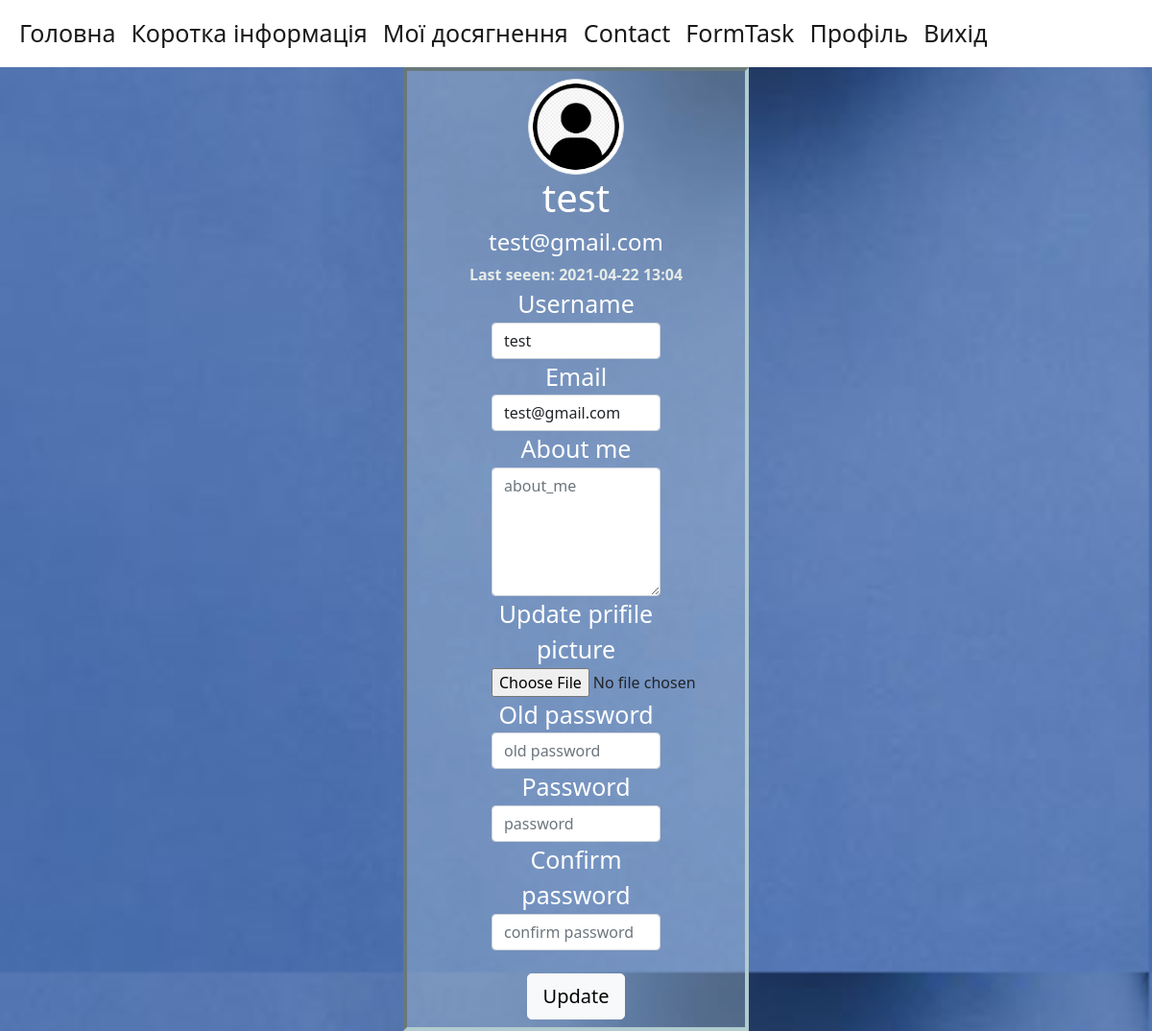
The page /auth/account (signed in) on the database as committed earlier.
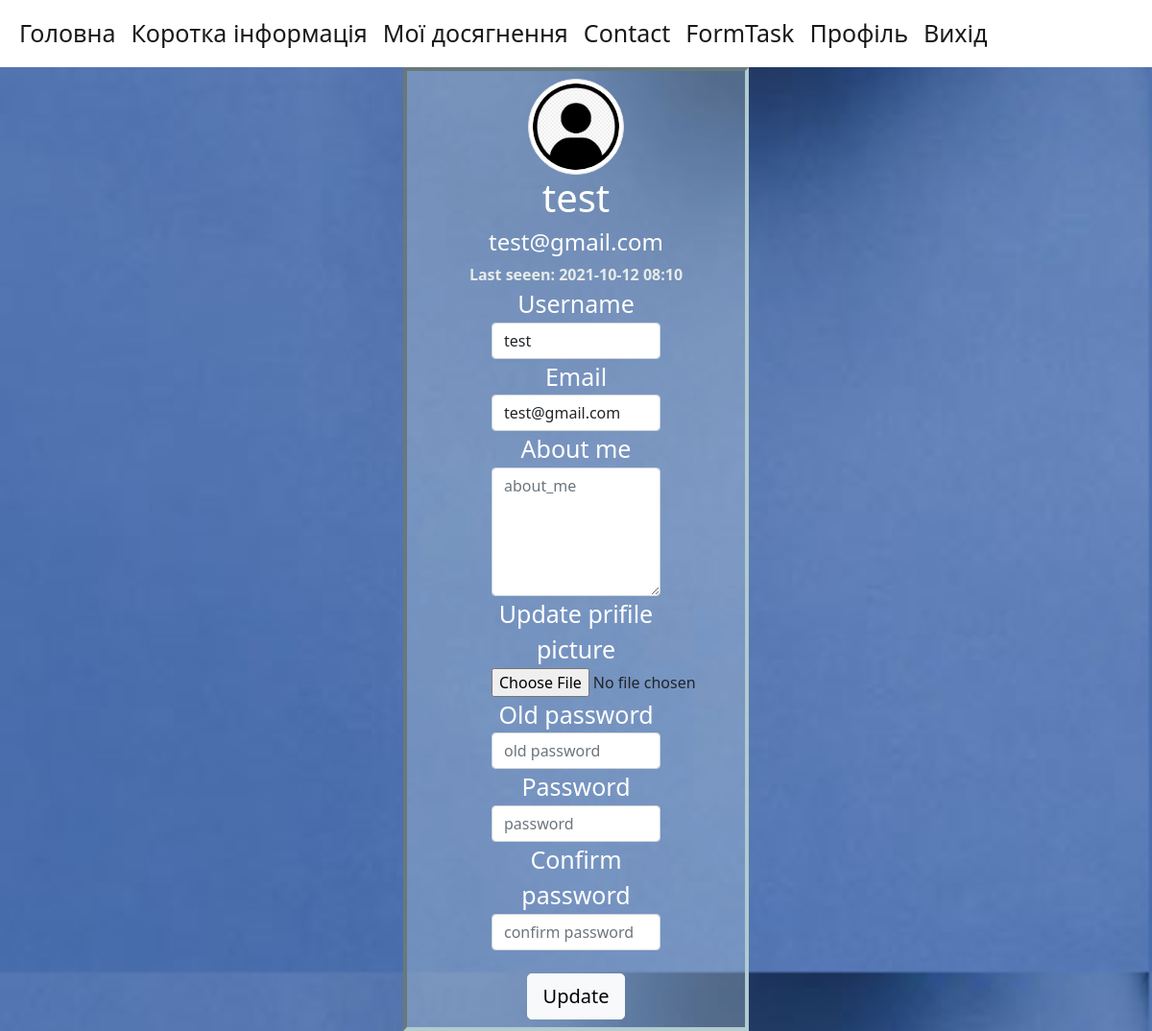
The same page on the database as committed later.
### app/profile/models.py (models this page shows, shortened)
class User(db.Model, UserMixin):
    id = db.Column(db.Integer, primary_key=True)
    username = db.Column(db.String(30), unique=True, nullable=False)
    email = db.Column(db.String(120), unique=True, nullable=False)
    about_me = db.Column(db.String(400),  nullable=True)
    last_seen = db.Column(db.DateTime, default=datetime.now())
    password = db.Column(db.String(60), nullable=False)
    image_file = db.Column(db.String(20), nullable=False, server_default='default.jpg')
    admin = db.Column(db.Boolean, default=False)

### app/profile/view.py (the view)
@user_bp.route("/account", methods=['GET', 'POST'])
@login_required
def account():
    form = UpdateAccountForm()
    user_img = url_for('static', filename = 'profile_pics/'+current_user.image_file)
    if form.validate_on_submit():
        if form.picture.data:
            picture_file = save_picture(form.picture.data)
            current_user.image_file = picture_file
        current_user.username = form.username.data
        current_user.email = form.email.data
        current_user.about_me = form.about_me.data
        if form.password.data:
            if current_user.veryfy_password(form.old_password.data):
                current_user.password = bcrypt.generate_password_hash(form.password.data).decode('utf-8')
            else:
                flash('Incorrect old password!', 'danger')
                return redirect(url_for('user_bp_in.account'))
        try:
            db.session.commit()
            flash('User seccessfully updated', 'info')
            return redirect(url_for('user_bp_in.account'))
        except:
            db.session.rollback()
            flash('Error while update user!', 'danger')
            return redirect(url_for('user_bp_in.account'))
    elif request.method == 'GET':
        form.username.data = current_user.username
        form.email.data = current_user.email
        form.about_me.data = current_user.about_me
    return render_template('account.html', title='Account', user_img=user_img, form=form)

### app/profile/view.py (called while the page is built)
@login_manager.user_loader
def user_loader(user_id):
    return User.query.get(int(user_id))

@user_bp.after_request
def after_request(response):
    if current_user:
        current_user.last_seen = datetime.now()
        try:
            db.session.commit()
        except:
            flash('Error while update user last seen!', 'danger')
    return response

### app/profile/templates/profile/account.html (shortened to what this page needs)
{% extends "base.html" %}
{%block content%}
{%from "_render_field.html" import render_field%}
<div align="center">
    <div class="text-center card-box" style="background-color:rgba(197, 217, 226, 0.3);border: 4px inset rgb(177, 203, 206); width:30%">
         <div class="member-card pt-2 pb-2">
            <div class="thumb-lg member-thumb mx-auto">
                 <img src="{{user_img}}" class="rounded-circle img-thumbnail" style="wigth:100px; height:100px;" alt="profile-image">
                 <h1 align="center" class="account_user">{{current_user.username}}</h1>
                 <h4 align="center" class="account_user">{{current_user.email}}</h4>
                 <div class="last_seen">Last seeen: {{ current_user.last_seen.strftime('%Y-%m-%d %H:%m') }}</div>
                 <div align="center">
                     <form method="POST" action="{{ url_for('user_bp_in.account') }}" enctype="multipart/form-data">
                         {{ render_field(form.username, class="form-control", placeholder="username") }}
                         {{ render_field(form.email, class="form-control", placeholder="email") }}
                         {{ render_field(form.about_me, class="form-control", placeholder="about_me") }}
                         {{ render_field(form.picture) }}
                         {{ render_field(form.old_password, required=False, class="form-control", placeholder="old password") }}
                         {{ render_field(form.password, required=False, class="form-control", placeholder="password") }}
                         {{ render_field(form.confirm_password, required=False,  class="form-control", placeholder="confirm password") }}<br>
                         {{ form.submit(class="btn btn-light btn-lg") }}
                     </form>
                </div>
            </div>
         </div>
    </div>
</div>
{% endblock %}

### app/templates/_render_field.html (shortened to what this page needs)
{% macro render_field(field)%}
<fieldset class="form-field" style="width:50%;">
  <div class="form_label">{{ field.label }}</div>
      {{ field(**kwargs) | safe }}
</fieldset>
{% endmacro %}

Rows that differ between the two databases and show on the page:
changed User "test": last_seen "2021-04-22 13:04" → "2021-10-12 08:10"
